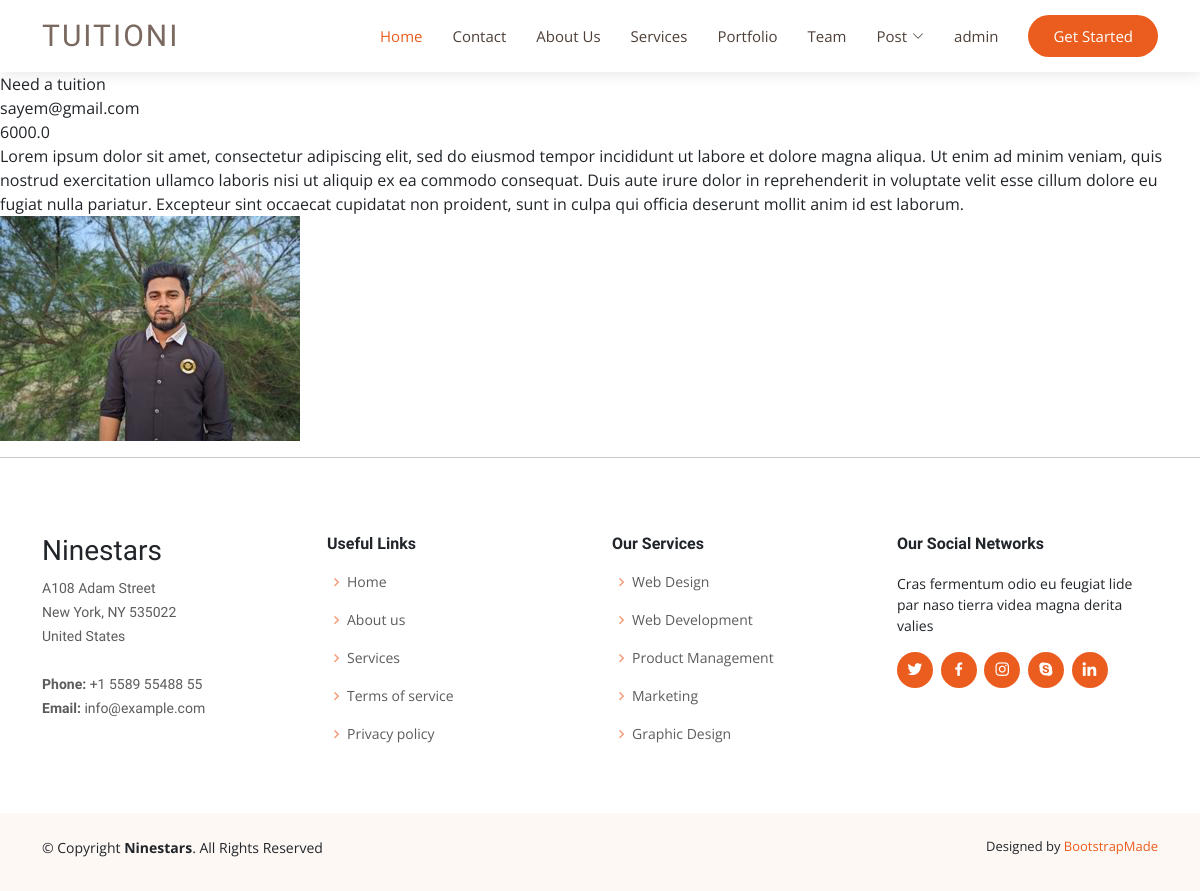
The app's page /tuition/postview/, older data.
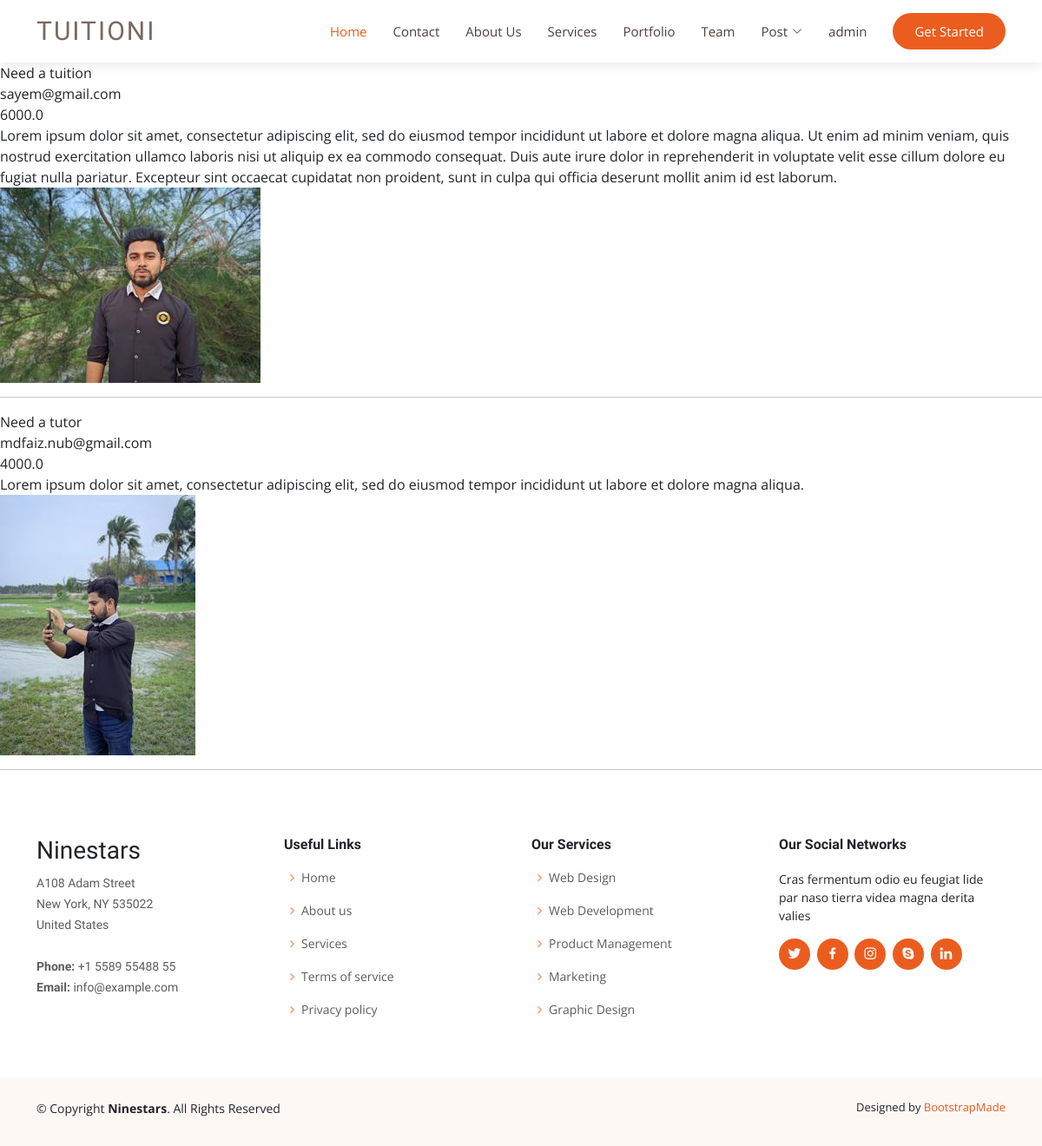
The same page, newer data.
### tuition/models.py (models this page shows, shortened)
class post(models.Model):
   CATAGORY = (
      ('Student','Student'),
      ('Teacher','Teacher'),
   )
   MEDIUM = (
      ('Bangla','Bangla'),
      ('English','English'),
      ('Hindi','Hindi'),
   )
   id = models.AutoField(primary_key=True)
   title = models.CharField(max_length=100)
   slug = models.CharField(max_length=50,default=title)
   email = models.EmailField(max_length=254)
   salary = models.FloatField()
   details = models.TextField()
   available = models.BooleanField()
   catagory= models.CharField(max_length=50, choices=CATAGORY)
   created_at = models.DateTimeField(default=now)
   image = models.ImageField(default='default.jpg', upload_to='tuition/images')
   medium = MultiSelectField(max_length=255,default='English',max_choices=3,choices=MEDIUM)
   subject = models.ManyToManyField(Subject,related_name='subject_set')
   class_in = models.ManyToManyField(Class_in,related_name='class_set')

### tuition/views.py (the view)
# urls.py: path('postview/', postview, name= "postview"),
def postview(request):
    P_data = post.objects.all()
    return render(request,'tuition/postview.html',{'post':P_data})

### templates/tuition/postview.html
{% include 'header.html' %}
<br><br><br>
{% block body %}
    {% for p in post %}
    {{p.title}}<br>
    {{p.email}}<br>
    {{p.salary}}<br>
    {{p.details}}<br>
    <img src="{{p.image.url}}" alt="Image">
    <hr>
    {% endfor %}
{% endblock body %}
{% include 'footer.html' %}

Row changes from the older to the newer data that the page shows:
added post: title "Need a tutor", email "mdfaiz.nub@gmail.com", salary "4000.0", details "Lorem ipsum dolor sit amet, consectetur adipiscing elit, sed do eiusmod tempor incididunt ut labore et dolore magna aliqua.", image (picture)
